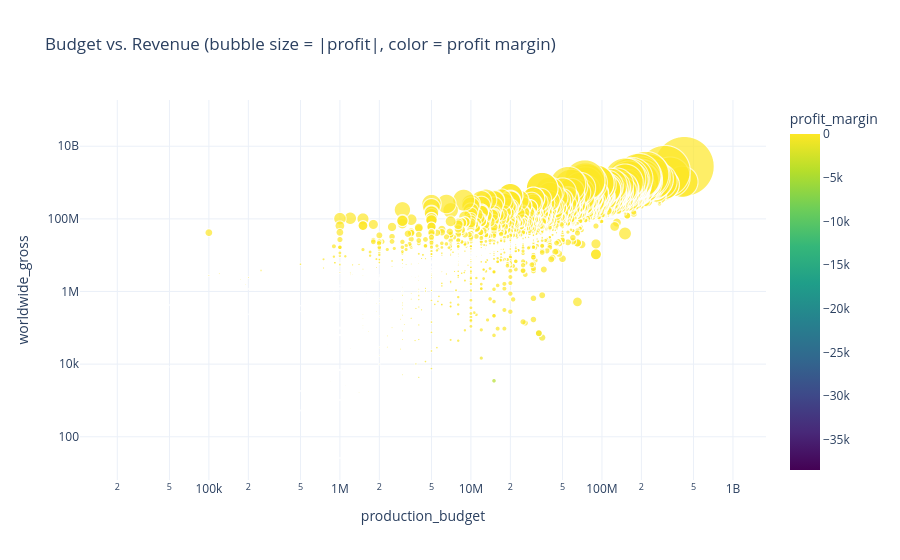

Here is the notebook cell this chart was saved with:
### Code cell
# Create scatter plot with regression line
plt.figure(figsize=(12, 8))
sns.regplot(x='production_budget', y='worldwide_gross', data=df, 
            scatter_kws={'alpha':0.6, 's':50, 'color':'darkblue'}, 
            line_kws={'color':'red', 'lw':2})
plt.title('Relationship Between Budget and Worldwide Gross Revenue', fontsize=16)
plt.xlabel('Production Budget (USD)', fontsize=12)
plt.ylabel('Worldwide Gross Revenue (USD)', fontsize=12)
plt.grid(True, alpha=0.3)
plt.tight_layout()
plt.show()

# Calculate and display correlation coefficient
correlation = df['production_budget'].corr(df['worldwide_gross'])
print(f"Correlation between budget and worldwide gross: {correlation:.3f}")

# Create an interactive bubble chart with Plotly
# Create a copy of the dataframe with absolute profit values for sizing
df_plot = df.copy()
df_plot['abs_profit'] = df_plot['profit'].abs()  # Use absolute values for sizing

fig = px.scatter(df_plot, x='production_budget', y='worldwide_gross', 
                 size='abs_profit', color='profit_margin',
                 hover_name='movie', log_x=True, log_y=True,
                 size_max=60, color_continuous_scale='Viridis',
                 title='Budget vs. Revenue (bubble size = |profit|, color = profit margin)')
fig.update_layout(template='plotly_white')
fig.show()

### Figure 1 — Plotly figure (JSON) as saved in the notebook; plotly's stock layout.template omitted (floating-point values rounded to 4 significant figures; data arrays with more than 128 entries replaced by an {"elided": "..."} marker saying what was removed)
{"data": [{"hovertemplate": "<b>%{hovertext}</b><br><br>production_budget=%{x}<br>worldwide_gross=%{y}<br>abs_profit=%{marker.size}<br>profit_margin=%{marker.color}<extra></extra>", "hovertext": {"elided": "1759 str values"}, "legendgroup": "", "marker": {"color": {"elided": "1759 float values"}, "coloraxis": "coloraxis", "size": {"elided": "1759 int values"}, "sizemode": "area", "sizeref": 653200.0, "symbol": "circle"}, "mode": "markers", "name": "", "showlegend": false, "type": "scattergl", "x": {"elided": "1759 int values"}, "xaxis": "x", "y": {"elided": "1759 int values"}, "yaxis": "y"}], "layout": {"coloraxis": {"colorbar": {"title": {"text": "profit_margin"}}, "colorscale": [[0.0, "#440154"], [0.1111, "#482878"], [0.2222, "#3e4989"], [0.3333, "#31688e"], [0.4444, "#26828e"], [0.5556, "#1f9e89"], [0.6667, "#35b779"], [0.7778, "#6ece58"], [0.8889, "#b5de2b"], [1.0, "#fde725"]]}, "legend": {"itemsizing": "constant", "tracegroupgap": 0}, "title": {"text": "Budget vs. Revenue (bubble size = |profit|, color = profit margin)"}, "xaxis": {"anchor": "y", "domain": [0.0, 1.0], "title": {"text": "production_budget"}, "type": "log"}, "yaxis": {"anchor": "x", "domain": [0.0, 1.0], "title": {"text": "worldwide_gross"}, "type": "log"}}}
